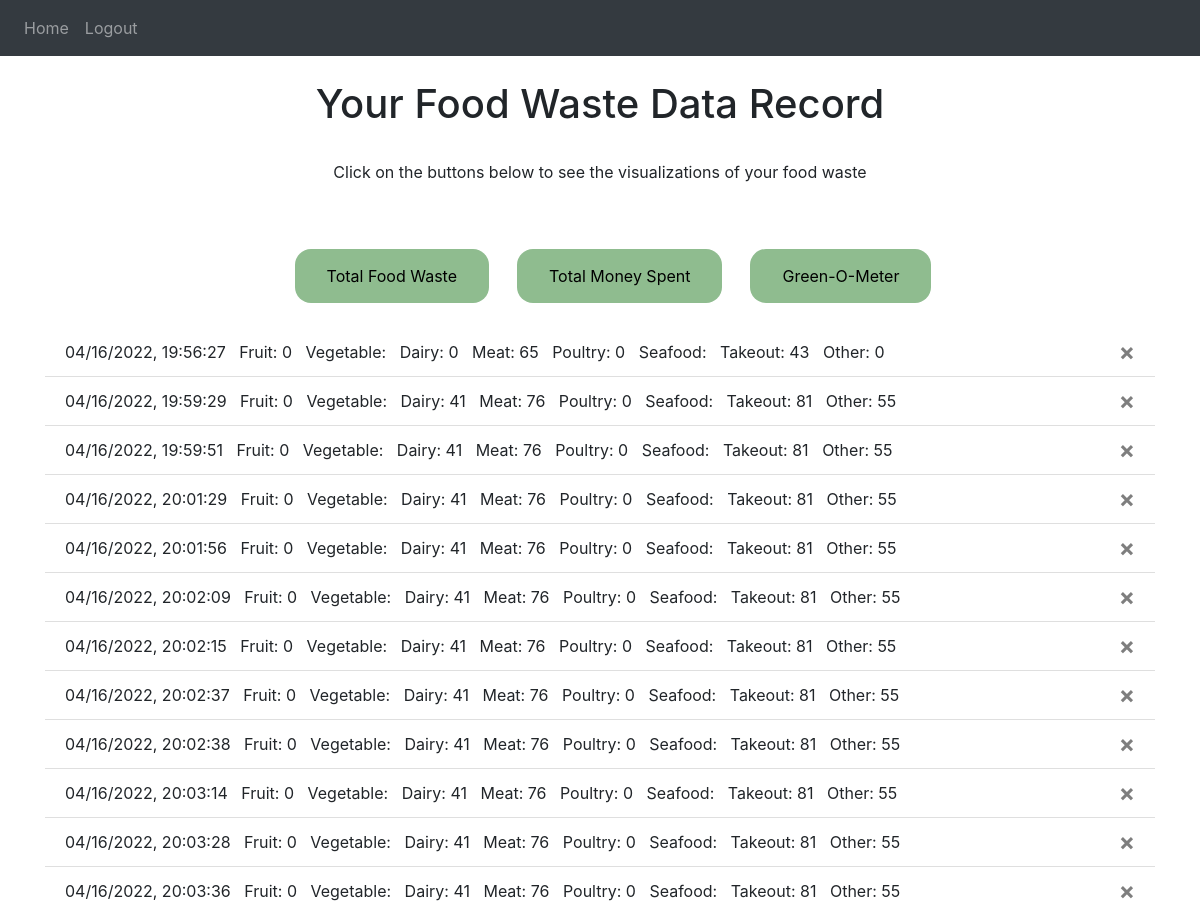
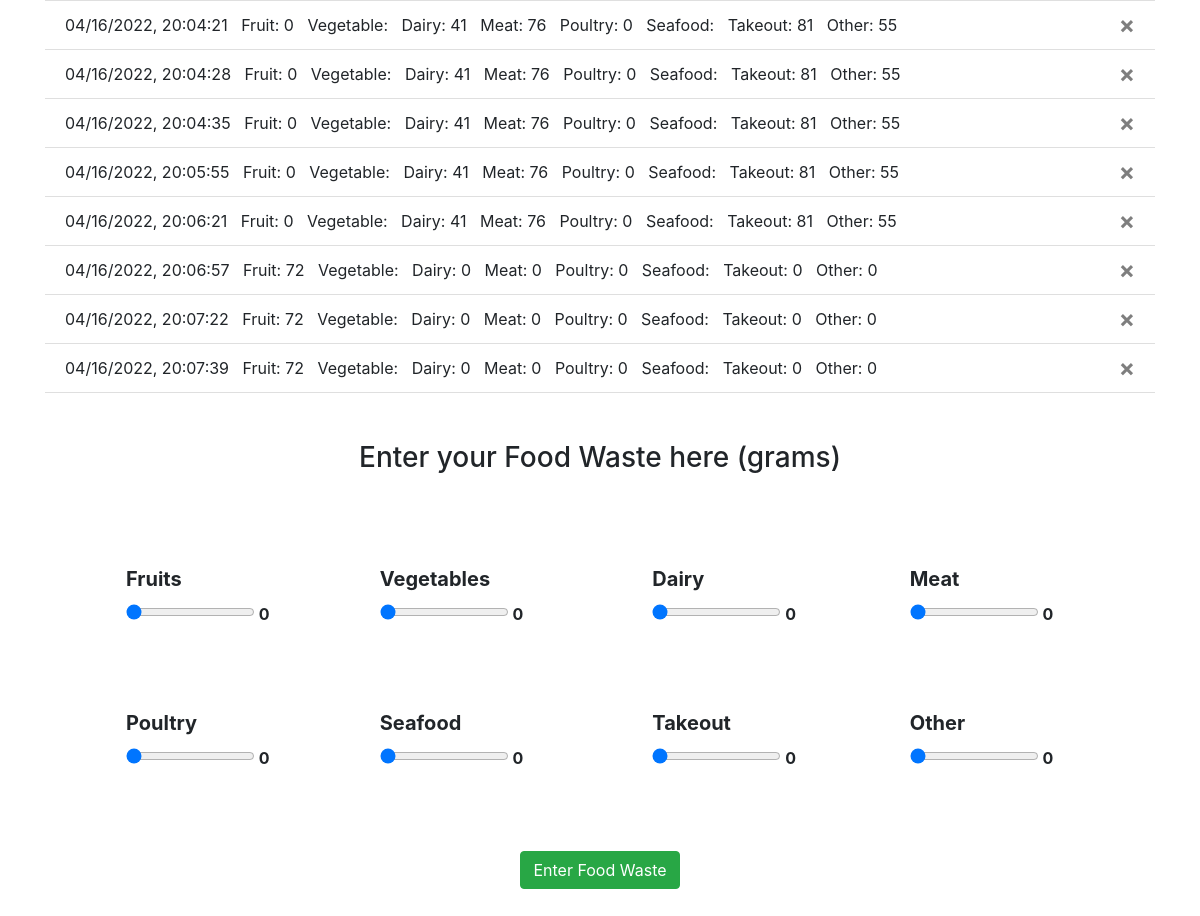
Page / (signed in) on the earlier database version (2 pictures, top to bottom).
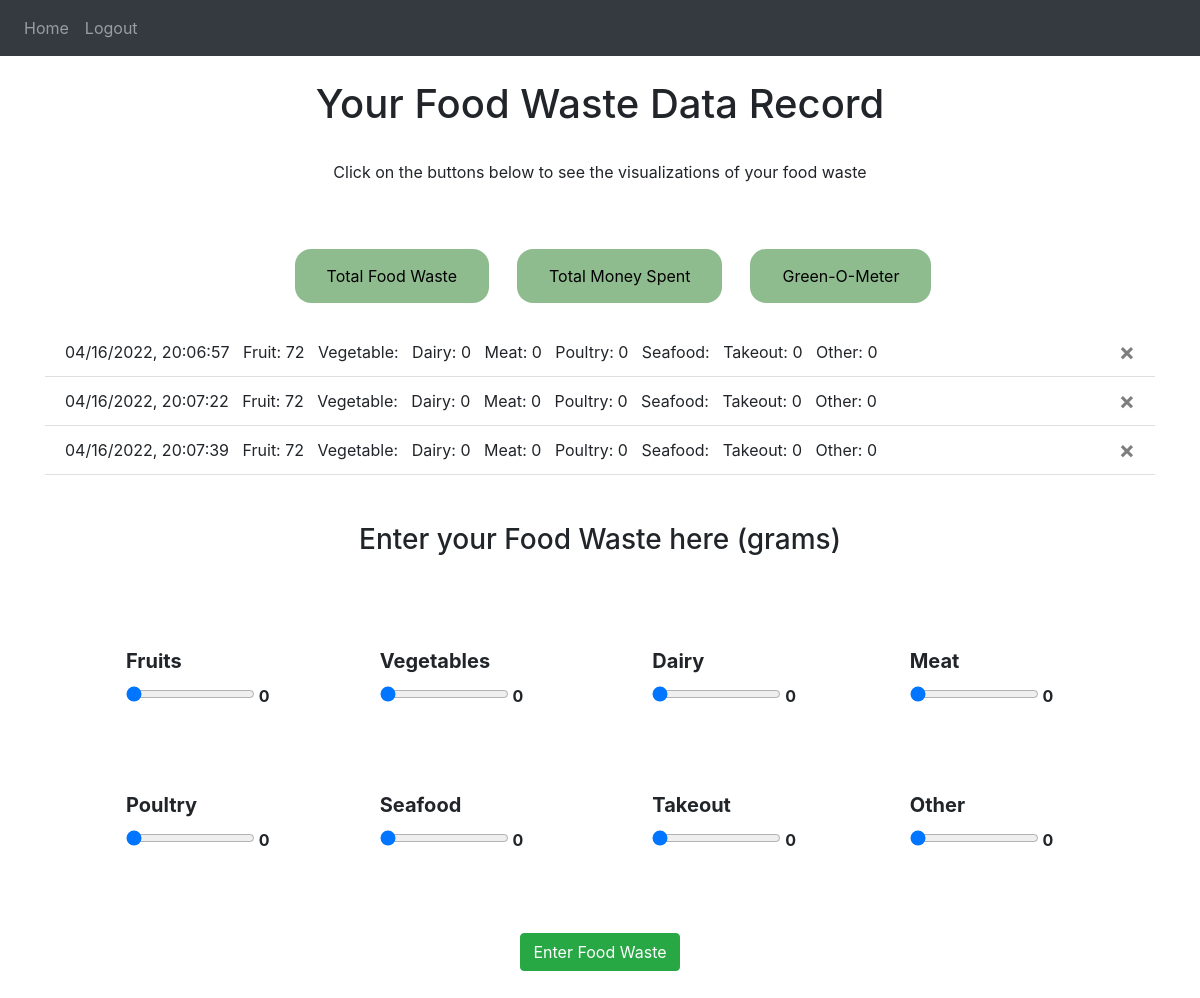
Same page on the later database version.
### website/models.py (models this page shows)
@dataclass
class UserFoodWaste(db.Model):
    user_id = db.Column(db.Integer, db.ForeignKey('user.id'))
    id = db.Column(db.Integer, primary_key=True)
    date = db.Column(db.DateTime(timezone=True), default=datetime.now)
    fruit= db.Column(db.Integer)
    veggies = db.Column(db.Integer)
    dairy = db.Column(db.Integer)
    meat = db.Column(db.Integer)
    poultry = db.Column(db.Integer)
    fish_seafood = db.Column(db.Integer)
    takeout = db.Column(db.Integer)
    other = db.Column(db.Integer)

### website/views.py (the view, shortened to what this page needs)
@views.route('/', methods=['GET', 'POST'])
@login_required
def home():
    return render_template("home.html", user=current_user)

### website/__init__.py (called while the page is built)
def create_app():
    app = Flask(__name__)
    app.config['SECRET_KEY'] = 'randomstring'
    app.config['SQLALCHEMY_DATABASE_URI'] = f'sqlite:///{DB_NAME}'
    db.init_app(app)
    from .views import views
    from .auth import auth
    app.register_blueprint(views, url_prefix='/')
    app.register_blueprint(auth, url_prefix='/')
    from .models import User, Note
    create_database(app)
    login_manager = LoginManager()
    login_manager.login_view = 'auth.login'
    login_manager.init_app(app)
    @login_manager.user_loader
    def load_user(id):
        return User.query.get(int(id))
    return app

### website/templates/home.html (shortened to what this page needs)
{% extends "base.html" %} {% block title %}Home{% endblock %} {% block content
  %}
  <head>
  </head>
  <h1 align="center"> Your Food Waste Data Record</h1>
  <br />
  <p style="text-align: center;">Click on the buttons below to see the visualizations of your food waste</p>
  <br />
  <br />
  <div align="center">
    <table>
      <tr>
        <th>
          <form method="POST">
            <button type="submit" class="btn btn-secondary" style="visibility: hidden;" onclick="">
              <button type="button" class="buttonToggle" id="btn_one" onclick="showViz(1)">
                Total Food Waste
              </button>
            </button>
          </form>
        </th>
        <th>
          <form method="POST">
            <button type="submit" style="visibility: hidden;" class="btn btn-secondary">
              <button type="button" class="buttonToggle" id="btn_two" onclick="showViz(2)">
                Total Money Spent
              </button>
            </button>
          </form>
        </th>
        <th>
          <form method="POST">
            <button type="submit" style="visibility: hidden;" class="btn btn-secondary">
              <button type="button" class="buttonToggle" id="btn_three" onclick="showViz(3)">
                Green-O-Meter
              </button>
            </button>
          </form>
        </th>
      </tr>
    </table>
  </div>
  <br />
  <ul class="list-group list-group-flush" id="notes">
    {% for day in user.foodWaste %}
    <li class="list-group-item">
      {{ day.date.strftime("%m/%d/%Y, %H:%M:%S") }}
      &nbsp
      Fruit: {{day.fruit}}
      &nbsp
      Vegetable: {{day.vegetables}}
      &nbsp
      Dairy: {{day.dairy}}
      &nbsp
      Meat: {{day.meat}}
      &nbsp
      Poultry: {{day.poultry}}
      &nbsp
      Seafood: {{day.seafood}}
      &nbsp
      Takeout: {{day.takeout}}
      &nbsp
      Other: {{day.other}}
      <button type="button" class="close" onClick="deleteNote({{ day.id }})">
        <span aria-hidden="true">&times;</span>
      </button>
    </li>
    {% endfor %}
  </ul>
  <form method="POST">
    <br/>
    <br/>
    <h3 style="text-align: center">Enter your Food Waste here (grams)</h3>
    <table id="sliderContainer">
      <tr>
      <th id="th_slider">
        <label for="fruit">Fruits</label>
        <input
          type="range"
          name="fruit"
          min="0"
          max="100"
          value="0"
          class="myslider"
          id="fruit"
          oninput="outputUpdate(value, 'fruit_val')"
        />
        <output for="fruit" id="fruit_val">0</output>
      </th>
      <th id="th_slider">
        <label for="veggies">Vegetables</label>
        <input
          type="range"
          name="veggies"
          min="0"
          max="100"
          value="0"
          class="myslider"
          id="veggies"
          oninput="outputUpdate(value, 'veggie_val')"
        />
        <output for="veggies" id="veggie_val">0</output>
      </th>
    <th id="th_slider">
      <label for="dairy">Dairy</label>
      <input
        type="range"
        name="dairy"
        min="0"
        max="100"
        value="0"
        class="myslider"
        id="dairy"
        oninput="outputUpdate(value, 'dairy_val')"
      />
      <output for="dairy" id="dairy_val">0</output>
    </th>
    <th id="th_slider">
      <label for="meat">Meat</label>
      <input
        type="range"
        name="meat"
        min="0"
        max="100"
        value="0"
        class="myslider"
        id="meat"
        oninput="outputUpdate(value, 'meat_val')"
      />
      <output for="meat" id="meat_val">0</output>
    </th>
    </tr>
    <tr>
    <th id="th_slider">
      <label for="poultry">Poultry</label>
      <input
        type="range"
        name="poultry"
        min="0"
        max="100"
        value="0"
        class="myslider"
        id="poultry"
        oninput="outputUpdate(value, 'poultry_val')"
      />
      <output for="poultry" id="poultry_val">0</output>
    </th>
    <th id="th_slider">
      <label for="fish_seafood">Seafood</label>
      <input
        type="range"
        name="fish_seafood"
        min="0"
        max="100"
        value="0"
        class="myslider"
        id="fish_seafood"
        oninput="outputUpdate(value, 'fish_seafood_val')"
      />
      <output for="fish_seafood" id="fish_seafood_val">0</output>
    </th>
    <th id="th_slider">
      <label for="takeout">Takeout</label>
      <input
        type="range"
        name="takeout"
        min="0"
        max="100"
        value="0"
        class="myslider"
        id="takeout"
        oninput="outputUpdate(value, 'takeout_val')"
      />
      <output for="takeout" id="takeout_val">0</output>
    </th>
    <th id="th_slider">
      <label for="other">Other</label>
      <input
        type="range"
        name="other"
        min="0"
        max="100"
        value="0"
        class="myslider"
        id="other"
        oninput="outputUpdate(value, 'other_val')"
      />
      <output for="other" id="other_val">0</output>
     </th>
    </tr>
  </table>
    <div align="center">
      <button type="submit" class="btn btn-success">Enter Food Waste</button>
    </div>
    <br />
    <br />
    <br/>
  </form>
  {% endblock %}

### website/templates/base.html (shortened to what this page needs)
<!DOCTYPE html>
<html>
  <head>
    <link
      rel="stylesheet"
      href="https://stackpath.bootstrapcdn.com/bootstrap/4.4.1/css/bootstrap.min.css"
    />
    <link
      rel="stylesheet"
      href="https://stackpath.bootstrapcdn.com/font-awesome/4.7.0/css/font-awesome.min.css"
    />
  </head>
  <body>
    <nav class="navbar navbar-expand-lg navbar-dark bg-dark">
      <div class="collapse navbar-collapse" id="navbar">
        <div class="navbar-nav">
          {% if user.is_authenticated %}
          <a class="nav-item nav-link" id="home" href="/">Home</a>
          <a class="nav-item nav-link" id="logout" href="/logout">Logout</a>
          {% else %}
          <a class="nav-item nav-link" id="login" href="/login">Login</a>
          <a class="nav-item nav-link" id="signUp" href="/sign-up">Sign Up</a>
          {% endif %}
        </div>
      </div>
    </nav>
    <br />
    <div class="container">{% block content %} {% endblock %}</div>
  </body>
</html>

### website/templates/home.html (style rules this page uses)
.buttonToggle { border-radius: 16px; background-color: darkseagreen; color:black; border: none; padding: 15px 32px; }
label { font-size: 20px; }
#th_slider { margin:10px; }
#sliderContainer { border-collapse:separate; border-spacing:5em; }

Differences in the rows shown:
removed UserFoodWaste: date "04/16/2022, 19:56:27", fruit "0", dairy "0", meat "65", poultry "0", takeout "43", other "0"
removed UserFoodWaste: date "04/16/2022, 19:59:29", fruit "0", dairy "41", meat "76", poultry "0", takeout "81", other "55"
removed UserFoodWaste: date "04/16/2022, 19:59:51", fruit "0", dairy "41", meat "76", poultry "0", takeout "81", other "55"
removed UserFoodWaste: date "04/16/2022, 20:01:29", fruit "0", dairy "41", meat "76", poultry "0", takeout "81", other "55"
removed UserFoodWaste: date "04/16/2022, 20:01:56", fruit "0", dairy "41", meat "76", poultry "0", takeout "81", other "55"
removed UserFoodWaste: date "04/16/2022, 20:02:09", fruit "0", dairy "41", meat "76", poultry "0", takeout "81", other "55"
removed UserFoodWaste: date "04/16/2022, 20:02:15", fruit "0", dairy "41", meat "76", poultry "0", takeout "81", other "55"
removed UserFoodWaste: date "04/16/2022, 20:02:37", fruit "0", dairy "41", meat "76", poultry "0", takeout "81", other "55"
removed UserFoodWaste: date "04/16/2022, 20:02:38", fruit "0", dairy "41", meat "76", poultry "0", takeout "81", other "55"
removed UserFoodWaste: date "04/16/2022, 20:03:14", fruit "0", dairy "41", meat "76", poultry "0", takeout "81", other "55"
removed UserFoodWaste: date "04/16/2022, 20:03:28", fruit "0", dairy "41", meat "76", poultry "0", takeout "81", other "55"
removed UserFoodWaste: date "04/16/2022, 20:03:36", fruit "0", dairy "41", meat "76", poultry "0", takeout "81", other "55"
removed UserFoodWaste: date "04/16/2022, 20:04:21", fruit "0", dairy "41", meat "76", poultry "0", takeout "81", other "55"
removed UserFoodWaste: date "04/16/2022, 20:04:28", fruit "0", dairy "41", meat "76", poultry "0", takeout "81", other "55"
removed UserFoodWaste: date "04/16/2022, 20:04:35", fruit "0", dairy "41", meat "76", poultry "0", takeout "81", other "55"
removed UserFoodWaste: date "04/16/2022, 20:05:55", fruit "0", dairy "41", meat "76", poultry "0", takeout "81", other "55"
removed UserFoodWaste: date "04/16/2022, 20:06:21", fruit "0", dairy "41", meat "76", poultry "0", takeout "81", other "55"
